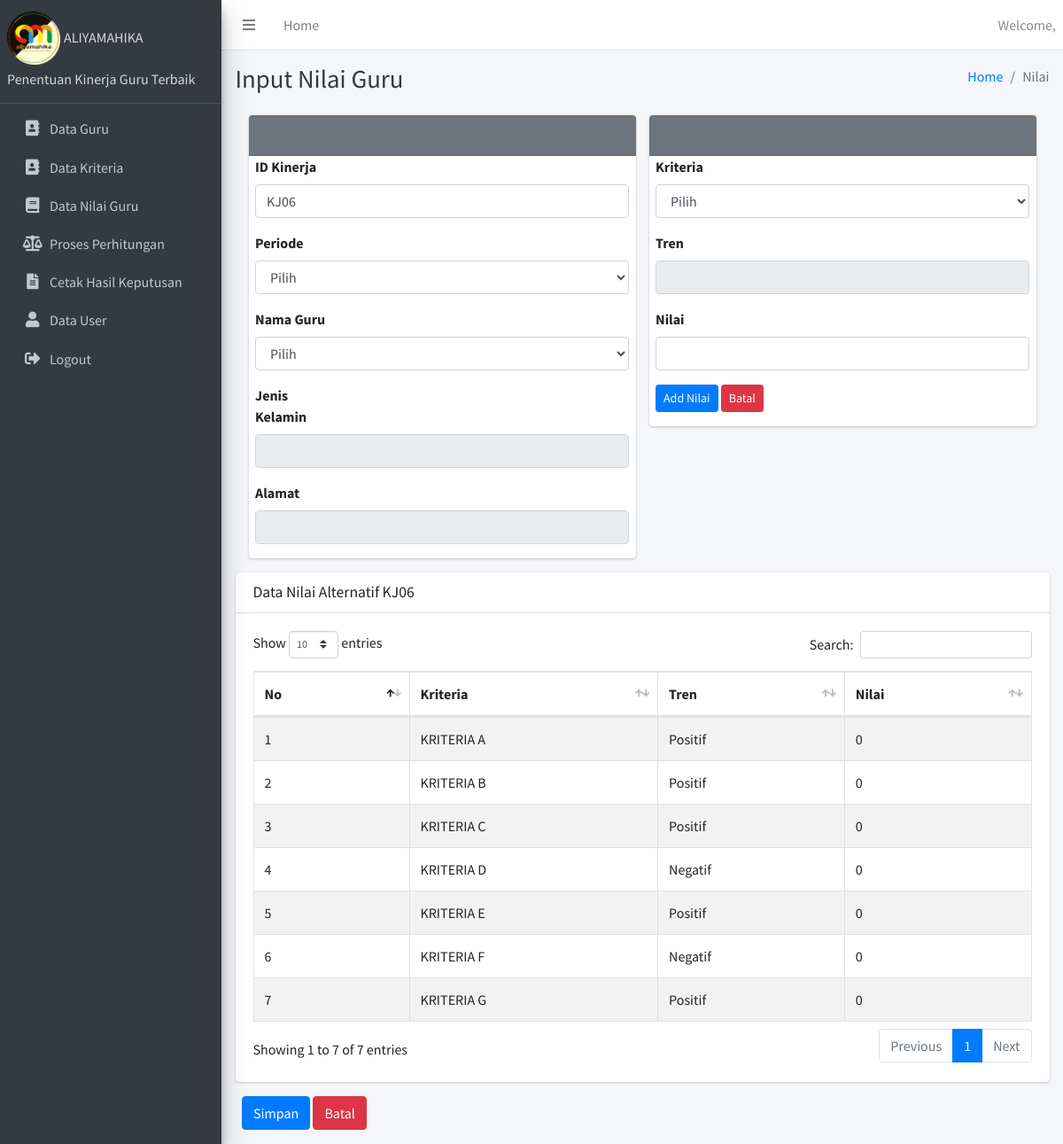
Page /dashboard.php?module=input_nilai on the committed database.
### tables this page shows
CREATE TABLE `kinerja` (
  `id_kinerja` varchar(10) NOT NULL,
  `tgl_kinerja` date NOT NULL,
  `periode` char(4) NOT NULL,
  `nil_akhir` float NOT NULL,
  `id_guru` varchar(10) NOT NULL,
  `id_user` varchar(10) NOT NULL
);

CREATE TABLE `nilai` (
  `id_nilai` int(11) NOT NULL,
  `id_kriteria` varchar(10) NOT NULL,
  `id_kinerja` varchar(10) NOT NULL,
  `nilai` int(11) NOT NULL,
  `nil_hitung` float NOT NULL
);

CREATE TABLE `kriteria` (
  `id_kriteria` varchar(10) NOT NULL,
  `nm_kriteria` varchar(40) DEFAULT NULL,
  `tren` varchar(20) DEFAULT NULL,
  `bobot` int(11) DEFAULT NULL
);

### modul/nilai/input_nilai.php (the view, shortened to what this page needs)
<?php
include("koneksi.php");
$querynumber = mysqli_query($koneksi, "SELECT * FROM kinerja ORDER BY id_kinerja DESC");
$arraynumber = mysqli_fetch_assoc($querynumber);
$numberKinerja = "0";
if (empty($arraynumber["id_kinerja"])) {
	$numberKinerja = "KJ01";
} else {
	$dataNumber = $arraynumber["id_kinerja"];
	$subst = substr($dataNumber, 3, 1);
	$addnumber = $subst + 1;
	$numberKinerja = "KJ0" . $addnumber;
}
$guru = $_GET["guru"];
$dataguru = mysqli_query($koneksi, "SELECT * FROM guru WHERE id_guru = '$guru'");
$setguru = mysqli_fetch_assoc($dataguru);
?>
<div class="content-header">
	<div class="container-fluid">
		<div class="row mb-2">
			<div class="col-sm-6">
				<h1 class="m-0 text-dark">Input Nilai Guru</h1>
			</div>
			<div class="col-sm-6">
				<ol class="breadcrumb float-sm-right">
					<li class="breadcrumb-item"><a href="?module=home">Home</a></li>
					<li class="breadcrumb-item active">Nilai</li>
				</ol>
			</div>
		</div>
	</div>
</div>
<section class="content">
	<div class="container-fluid">
		<div class="row">
			<div class="col-12">
				<form class="form-horizontal" action="" method="post">
					<div class="container col-md-12" style="display: flex; justify-content: center">
						<div class="col-xs-12 col-sm-12 col-md-6">
							<div class="card card-secondary">
								<div class="card-header">
									<h3 class="card-title">&nbsp;</h3>
								</div>
								<div class="form-group">
									<label class="col-sm-3 control-label">ID Kinerja</label>
									<div class="col-sm-12">
										<input type="text" name="id_kinerja" id="id_kinerja" value="<?php echo $numberKinerja; ?>" class="form-control" placeholder="" required>
									</div>
								</div>
								<div class="form-group">
									<label class="col-sm-3 control-label">Periode</label>
									<div class="col-sm-12">
										<select name="periode" id="periode" class="form-control" required>
											<option value="">Pilih</option>
										</select>
									</div>
								</div>
								<div class="form-group">
									<label class="col-sm-3 control-label">Nama Guru</label>
									<div class="col-sm-12">
										<select name="id_guru" id="guru" onchange="getDataGuru()" class="form-control" required>
											<option value="">Pilih</option>
										</select>
									</div>
								</div>
								<div class="form-group">
									<label class="col-sm-3 control-label">Jenis Kelamin</label>
									<div class="col-sm-12">
										<input type="text" name="jk" id="jk" value="<?php echo $setguru["jenkel"]; ?>" readonly class="form-control" placeholder="" required>
									</div>
								</div>
								<div class="form-group">
									<label class="col-sm-3 control-label">Alamat</label>
									<div class="col-sm-12">
										<input type="text" name="alamat" id="alamat" value="<?php echo $setguru["alamat"]; ?>" readonly class="form-control" placeholder="" required>
									</div>
								</div>
							</div>
						</div>
						<div class="col-xs-12 col-sm-12 col-md-6">
							<div class="card card-secondary">
								<div class="card-header">
									<h3 class="card-title">&nbsp;</h3>
								</div>
								<div class="form-group">
									<label class="col-sm-3 control-label">Kriteria</label>
									<div class="col-sm-12">
										<select name="id_kriteria" id="kriteria" onchange="getdataKriteria()" class="form-control" required>
											<option value="">Pilih</option>
										</select>
									</div>
								</div>
								<div class="form-group">
									<label class="col-sm-3 control-label">Tren</label>
									<div class="col-sm-12">
										<input type="text" name="tren" id="tren" readonly class="form-control" placeholder="" required>
									</div>
								</div>
								<div class="form-group">
									<label class="col-sm-3 control-label">Nilai</label>
									<div class="col-sm-12">
										<input type="text" name="nilai" id="nilai" class="form-control" placeholder="" required>
									</div>
								</div>
								<div class="form-group">
									<div class="col-sm-12">
										<input type="button" onclick="insertDataNilai()" name="Add Nilai" class="btn btn-sm btn-primary" value="Add Nilai">
										<a href="?module=data_nilai" class="btn btn-sm btn-danger">Batal</a>
									</div>
								</div>
							</div>
						</div>
					</div>
					<div class="card">
						<div class="card-header">
							<h3 class="card-title">Data Nilai Alternatif <?php echo $numberKinerja; ?></h3>
						</div>
						<div class="card-body">
							<table id="example1" class="table table-bordered table-striped">
								<thead>
									<tr>
										<th>No</th>
										<th>Kriteria</th>
										<th>Tren</th>
										<th>Nilai</th>
									</tr>
								</thead>
								<tbody>
									<?php
									$sql =  mysqli_query($koneksi, "SELECT * FROM `nilai` INNER JOIN kriteria ON nilai.id_kriteria = kriteria.id_kriteria WHERE nilai.id_kinerja = '$numberKinerja'");
									$no = 1;
									while ($row = mysqli_fetch_assoc($sql)) {
									?>
										<tr>
											<td><?php echo $no ?></td>
											<td><?php echo $row['nm_kriteria']; ?></td>
											<td><?php echo $row['tren']; ?></td>
											<td><?php echo $row['nilai']; ?></td>
										</tr>
									<?php
										$no++;
									}
									?>
								</tbody>
							</table>
						</div>
					</div>
					<div class="form-group">
						<div class="col-sm-12">
							<input type="button" onclick="insertDataKinerja()" name="Tambah Nilai" class="btn btn-primary" value="Simpan">
							<a href="?module=data_nilai" class="btn btn-danger">Batal</a>
						</div>
					</div>
				</form>
			</div>
		</div>
	</div>
</section>

### rows in the picture
kinerja: id_kinerja "KJ06"
nilai: id_kriteria.nm_kriteria "KRITERIA A", id_kriteria.tren "Positif", nilai "0"
nilai: id_kriteria.nm_kriteria "KRITERIA B", id_kriteria.tren "Positif", nilai "0"
nilai: id_kriteria.nm_kriteria "KRITERIA C", id_kriteria.tren "Positif", nilai "0"
nilai: id_kriteria.nm_kriteria "KRITERIA D", id_kriteria.tren "Negatif", nilai "0"
nilai: id_kriteria.nm_kriteria "KRITERIA E", id_kriteria.tren "Positif", nilai "0"
nilai: id_kriteria.nm_kriteria "KRITERIA F", id_kriteria.tren "Negatif", nilai "0"
nilai: id_kriteria.nm_kriteria "KRITERIA G", id_kriteria.tren "Positif", nilai "0"
